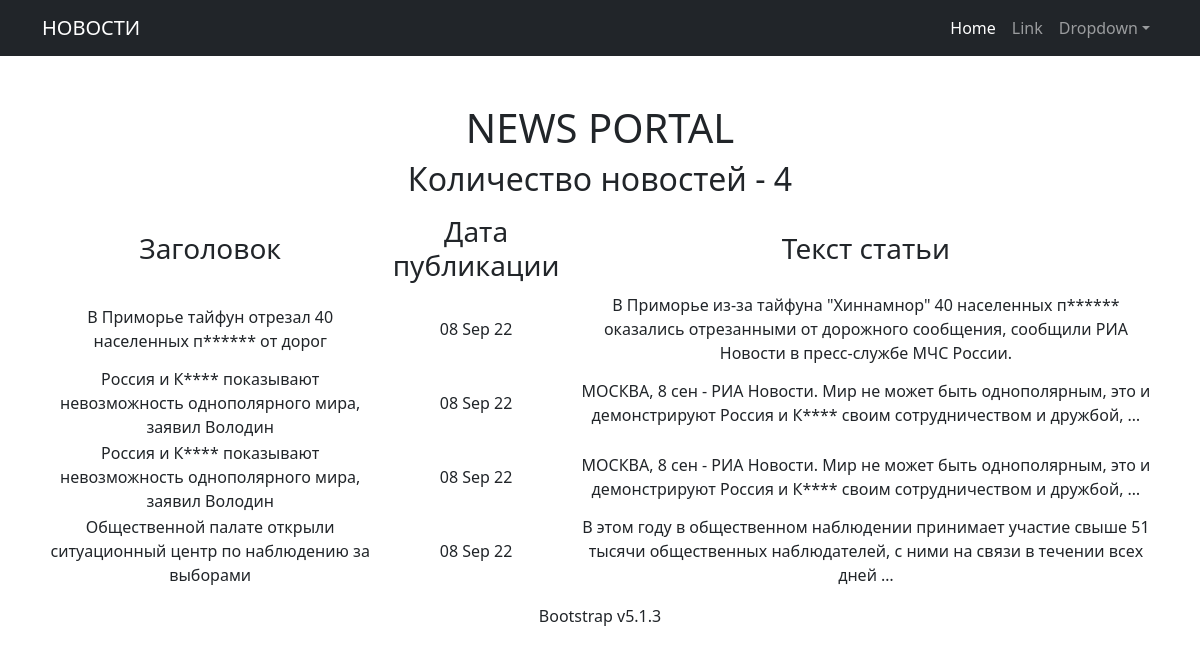
Page /news/ on the committed database.
### News_Portal/models.py (models this page shows, shortened)
class Post(models.Model):
    author = models.ForeignKey(Author, on_delete=models.CASCADE)
    Wahl = models.CharField(max_length=16, choices=AUFLISTUNG, default=Artikel)
    titel_name = models.CharField(max_length=212)
    text = models.TextField()
    ranking = models.FloatField(default=0.0)
    time_in = models.DateTimeField(auto_now_add=True)
    postCategory = models.ManyToManyField(Category, through='PostCategory')

### News_Portal/views.py (the view)
# urls.py: path('', News.as_view()),
class News(ListView):
    model = Post
    queryset = Post.objects.order_by('-time_in')
    template_name = 'news.html'
    context_object_name = 'news'

### News_Portal/templatetags/custom_filter.py (called while the page is built)
@register.filter()
def censor(x):
    text_1 = ''
    if isinstance(x, str):
        for i in x.split():
            if i.lower() in WORDS:
                text_1 += i.replace(i, f'  {i[0]}{"*" * (len(i) - 1)}   ')
            else:
                text_1 += '   ' + i + '   '
        text_1 = ' '.join(text_1.split())
        return text_1

### Templates/news.html
{% extends 'flatpages/default.html' %}
{% load custom_filter %}
{% block title %}
НОВОСТИ
{% endblock title %}
{% block cont %}
Количество новостей -
{{news|length}}
{% endblock cont%}
{% block content %}
{% if news %}
<table>
    <tr>
        <td><h3>Заголовок</h3></td>
        <td><h3>Дата публикации</h3></td>
        <td><h3>Текст статьи</h3></td>
    </tr>
    {% for new in news %}
    <tr>
        <td>{{new.titel_name|censor}}</td>
        <td>{{new.time_in|date:'d M y'}}</td>
        <td>{{new.text|censor|truncatewords:21}}</td>
    </tr>
    {% endfor %}
</table>
{% else %}
<h2>НОВОСТЕЙ НЕТ</h2>
{% endif %}
{% endblock content %}

### Templates/flatpages/default.html (shortened to what this page needs)
<!DOCTYPE html>
<html lang="en">
<head>
    {% load static %}
    <link href="{% static 'css/styles.css' %}" rel="stylesheet"/>
</head>
<body>
<nav class="navbar navbar-expand-lg navbar-dark bg-dark">
    <div class="container">
        <a class="navbar-brand" href="#">{% block title %}{% endblock title %}</a>
        <div class="collapse navbar-collapse" id="navbarSupportedContent">
            <ul class="navbar-nav ms-auto mb-2 mb-lg-0">
                <li class="nav-item"><a class="nav-link active" aria-current="page" href="#">Home</a></li>
                <li class="nav-item"><a class="nav-link" href="#">Link</a></li>
                <li class="nav-item dropdown">
                    <a class="nav-link dropdown-toggle" id="navbarDropdown" href="#" role="button"
                       data-bs-toggle="dropdown" aria-expanded="false">Dropdown</a>
                </li>
            </ul>
        </div>
    </div>
</nav>
<div class="container">
    <div class="text-center mt-5">
        <h1>NEWS PORTAL</h1>
        <h2>{% block cont %}{% endblock cont%}</h2>
        <p class="lead">{% block content %}{% endblock content %}</p>
        <p>Bootstrap v5.1.3</p>
    </div>
</div>
</body>
</html>

### rows in the picture
Post: titel_name|censor "В Приморье тайфун отрезал 40 населенных п****** от дорог", time_in "08 Sep 22", text|censor "В Приморье из-за тайфуна \"Хиннамнор\" 40 населенных п****** оказались отрезанными от дорожного сообщения, сообщили РИА Новости в пресс-службе МЧС России."
Post: titel_name|censor "Россия и К**** показывают невозможность однополярного мира, заявил Володин", time_in "08 Sep 22", text|censor "МОСКВА, 8 сен - РИА Новости. Мир не может быть однополярным, это и демонстрируют Россия и К**** своим сотрудничеством и дружбой, …"
Post: titel_name|censor "Россия и К**** показывают невозможность однополярного мира, заявил Володин", time_in "08 Sep 22", text|censor "МОСКВА, 8 сен - РИА Новости. Мир не может быть однополярным, это и демонстрируют Россия и К**** своим сотрудничеством и дружбой, …"
Post: titel_name|censor "Общественной палате открыли ситуационный центр по наблюдению за выборами", time_in "08 Sep 22", text|censor "В этом году в общественном наблюдении принимает участие свыше 51 тысячи общественных наблюдателей, с ними на связи в течении всех дней …"

### other values in the picture
{{ news|length }} "4"
